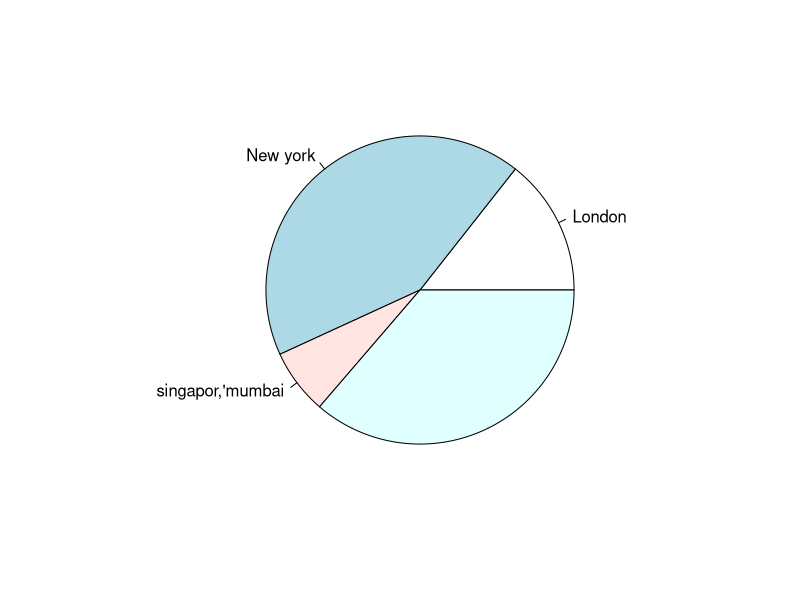

Reproduce this figure in R.
#PIE
#create data for the graph
x<-c(21,62,10,53)
labels<-c("London","New york","singapor,'mumbai" )
#give the chart file a name
png(file="City.png")
#plot the chart
pie(x,labels)
#save the file
dev.off()